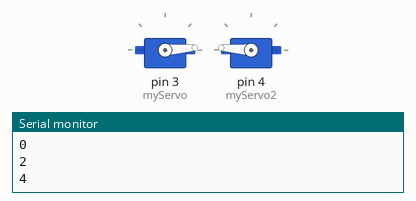
Bench run of a sketch on a simulated Arduino Uno, built with avr-gcc and run on an emulated ATmega328P. On the bench: 2 × servo, the last lines printed to the serial monitor.

Above: at 9.05 s.
At 9.9 s:
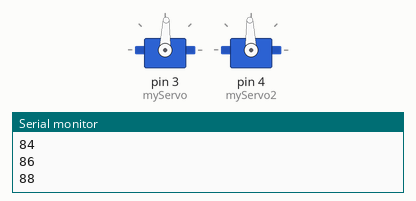
At 10.75 s:
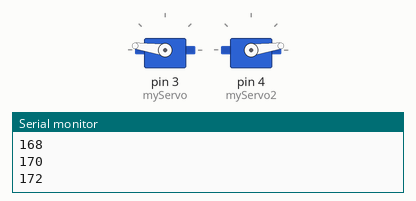
At 12.5 s:
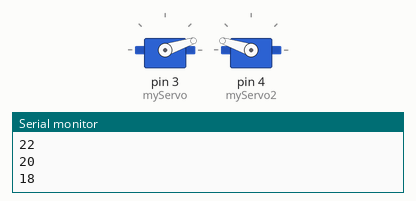
Timing chart, 0 to 17.5 s (numbered marks = the images above):
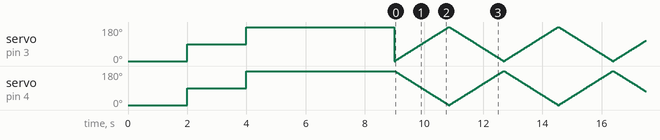

The sketch:

servo_calibration.ino
```cpp
//Control servo motor MG90S
//Giancarlo Franco Carrillo

//library
#include<Servo.h>

//create object (can be many)
Servo myServo;
int angle;

Servo myServo2;
int angle2;
////////////////////////////////

void setup() {
  //calibrate motor sequence
  //conection to myServo to digital pin 3 arduino
  myServo.attach(3);
  myServo2.attach(4);
  //set home
  myServo.write(0);
  myServo2.write(0);
  delay(2000);
  //set to middle
  myServo.write(90);
  myServo2.write(90);
  delay(2000);
  //set to end
  myServo.write(180);
  myServo2.write(180);
  delay(5000);

  Serial.begin(9600);
}

void loop() {
  //move servo1 edge from 0 to 180 while the other moves mirror
  for(angle=0, angle2=180; angle<=180,angle2>=0; angle+=2,angle2-=2){
    myServo.write(angle);
    myServo2.write(angle2);
    Serial.println(myServo.read());//print to serial position
    delay(20);//debounce
  }

   //move servo1 edge from 180 to 0 while second moves mirror
  for(angle=180,angle2=0; angle>=0,angle2<=180; angle-=2,angle2+=2){
    myServo.write(angle);
    myServo2.write(angle2);
    Serial.println(myServo.read());//print to serial position
    delay(20);//debounce
  }

}
```
